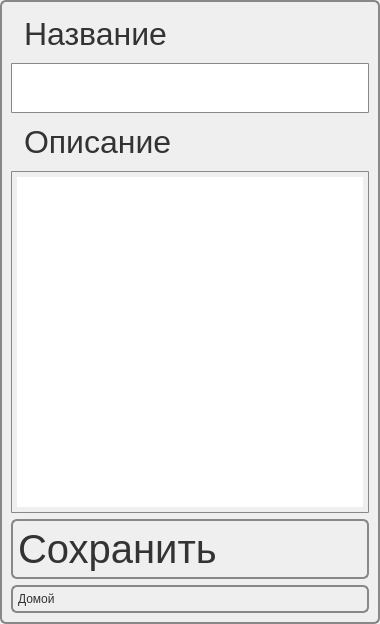
<?xml version="1.0" encoding="UTF-8"?>
<ui version="4.0">
 <class>NewDishForm</class>
 <widget class="QWidget" name="NewDishForm">
  <property name="geometry">
   <rect>
    <x>0</x>
    <y>0</y>
    <width>380</width>
    <height>624</height>
   </rect>
  </property>
  <property name="windowTitle">
   <string>Form</string>
  </property>
  <property name="styleSheet">
   <string notr="true"> 
 QWidget {
color: #333;
border: 2px solid #888888;
font: 12pt &quot;Arial&quot;;
border-radius: 6px;
padding: 5px;
background: qradialgradient(cx: 0.3, cy: -0.4,
fx: 0.3, fy: -0.4,
radius: 1.3, stop: 0 #fff, stop: 1 #cdffff);
min-width: 80px;
text-align:left
}
 
</string>
  </property>
  <layout class="QVBoxLayout" name="verticalLayout">
   <item>
    <widget class="QLabel" name="nameLabel">
     <property name="font">
      <font>
       <family>Arial</family>
       <pointsize>24</pointsize>
       <weight>50</weight>
       <italic>false</italic>
       <bold>false</bold>
      </font>
     </property>
     <property name="styleSheet">
      <string notr="true"> 
 QLabel {
color: #333;
border: 0px solid #888888;
font: 24pt &quot;Arial&quot;;
border-radius: 6px;
padding: 5px;
background: qradialgradient(cx: 0.3, cy: -0.4,
fx: 0.3, fy: -0.4,
radius: 1.3, stop: 0 #fff, stop: 1 #cdffff);
min-width: 80px;
text-align:left
}
 
</string>
     </property>
     <property name="text">
      <string>Название</string>
     </property>
    </widget>
   </item>
   <item>
    <widget class="QLineEdit" name="nameLineEdit">
     <property name="font">
      <font>
       <family>Arial</family>
       <pointsize>24</pointsize>
       <weight>50</weight>
       <italic>false</italic>
       <bold>false</bold>
      </font>
     </property>
     <property name="styleSheet">
      <string notr="true"> QLineEdit {
color: #333;
border: 1px solid #888888;
font: 24pt &quot;Arial&quot;;
border-radius: 1px;
padding: 5px;
background: qradialgradient(cx: 0.3, cy: -0.4,
fx: 0.3, fy: -0.4,
radius: 1.3, stop: 0 #fff, stop: 1 #cdffff);
min-width: 80px;
text-align:left
}
 </string>
     </property>
    </widget>
   </item>
   <item>
    <widget class="QLabel" name="descriptionLabel">
     <property name="font">
      <font>
       <family>Arial</family>
       <pointsize>24</pointsize>
       <weight>50</weight>
       <italic>false</italic>
       <bold>false</bold>
      </font>
     </property>
     <property name="styleSheet">
      <string notr="true"> 
 QLabel {
color: #333;
border: 0px solid #888888;
font: 24pt &quot;Arial&quot;;
border-radius: 6px;
padding: 5px;
background: qradialgradient(cx: 0.3, cy: -0.4,
fx: 0.3, fy: -0.4,
radius: 1.3, stop: 0 #fff, stop: 1 #cdffff);
min-width: 80px;
text-align:left
}
 
</string>
     </property>
     <property name="text">
      <string>Описание</string>
     </property>
    </widget>
   </item>
   <item>
    <widget class="QTextEdit" name="descriptionTextEdit">
     <property name="font">
      <font>
       <family>Arial</family>
       <pointsize>20</pointsize>
       <weight>50</weight>
       <italic>false</italic>
       <bold>false</bold>
      </font>
     </property>
     <property name="styleSheet">
      <string notr="true"> QTextEdit {
color: #333;
border: 1px solid #888888;
font: 20pt &quot;Arial&quot;;
border-radius: 1px;
padding: 5px;
background: qradialgradient(cx: 0.3, cy: -0.4,
fx: 0.3, fy: -0.4,
radius: 1.3, stop: 0 #fff, stop: 1 #cdffff);
min-width: 80px;
text-align:left
}
 </string>
     </property>
    </widget>
   </item>
   <item>
    <widget class="QPushButton" name="saveButton">
     <property name="font">
      <font>
       <family>Arial</family>
       <pointsize>30</pointsize>
       <weight>50</weight>
       <italic>false</italic>
       <bold>false</bold>
      </font>
     </property>
     <property name="styleSheet">
      <string notr="true"> QPushButton {
color: #333;
border: 2px solid #888888;
font: 30pt &quot;Arial&quot;;
border-radius: 6px;
padding: 5px;
background: qradialgradient(cx: 0.3, cy: -0.4,
fx: 0.3, fy: -0.4,
radius: 1.3, stop: 0 #fff, stop: 1 #cdffff);
min-width: 80px;
text-align:left
}</string>
     </property>
     <property name="text">
      <string>Сохранить</string>
     </property>
     <property name="icon">
      <iconset resource="images_resources.qrc">
       <normaloff>:/images/img/filesaveas_1316.png</normaloff>:/images/img/filesaveas_1316.png</iconset>
     </property>
     <property name="iconSize">
      <size>
       <width>48</width>
       <height>48</height>
      </size>
     </property>
    </widget>
   </item>
   <item>
    <widget class="QPushButton" name="toMainButton">
     <property name="styleSheet">
      <string notr="true"> QPushButton {
color: #333;
border: 2px solid #888888;
font: 30pt &quot;Arial&quot;;
border-radius: 6px;
padding: 5px;
background: qradialgradient(cx: 0.3, cy: -0.4,
fx: 0.3, fy: -0.4,
radius: 1.3, stop: 0 #fff, stop: 1 #cdffff);
min-width: 80px;
text-align:left
}</string>
     </property>
     <property name="text">
      <string>Домой</string>
     </property>
     <property name="icon">
      <iconset resource="images_resources.qrc">
       <normaloff>:/images/img/kfm_home_6893.png</normaloff>:/images/img/kfm_home_6893.png</iconset>
     </property>
     <property name="iconSize">
      <size>
       <width>48</width>
       <height>48</height>
      </size>
     </property>
    </widget>
   </item>
  </layout>
 </widget>
 <resources>
  <include location="images_resources.qrc"/>
 </resources>
 <connections/>
</ui>
